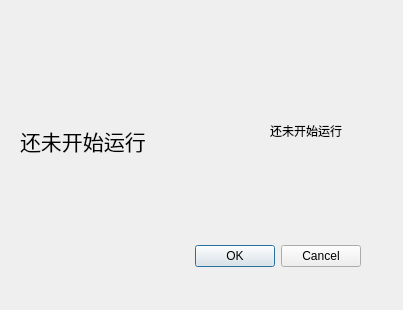
<?xml version="1.0" encoding="UTF-8"?>
<ui version="4.0">
 <class>Dialog</class>
 <widget class="QDialog" name="Dialog">
  <property name="geometry">
   <rect>
    <x>0</x>
    <y>0</y>
    <width>403</width>
    <height>310</height>
   </rect>
  </property>
  <property name="windowTitle">
   <string>Dialog</string>
  </property>
  <widget class="QDialogButtonBox" name="buttonBox">
   <property name="geometry">
    <rect>
     <x>20</x>
     <y>240</y>
     <width>341</width>
     <height>32</height>
    </rect>
   </property>
   <property name="orientation">
    <enum>Qt::Horizontal</enum>
   </property>
   <property name="standardButtons">
    <set>QDialogButtonBox::Cancel|QDialogButtonBox::Ok</set>
   </property>
  </widget>
  <widget class="QLabel" name="label">
   <property name="geometry">
    <rect>
     <x>20</x>
     <y>20</y>
     <width>221</width>
     <height>241</height>
    </rect>
   </property>
   <property name="font">
    <font>
     <pointsize>16</pointsize>
    </font>
   </property>
   <property name="text">
    <string>还未开始运行</string>
   </property>
  </widget>
  <widget class="QLabel" name="label_broken">
   <property name="geometry">
    <rect>
     <x>270</x>
     <y>20</y>
     <width>171</width>
     <height>221</height>
    </rect>
   </property>
   <property name="text">
    <string>还未开始运行</string>
   </property>
  </widget>
 </widget>
 <resources/>
 <connections>
  <connection>
   <sender>buttonBox</sender>
   <signal>accepted()</signal>
   <receiver>Dialog</receiver>
   <slot>accept()</slot>
   <hints>
    <hint type="sourcelabel">
     <x>248</x>
     <y>254</y>
    </hint>
    <hint type="destinationlabel">
     <x>157</x>
     <y>274</y>
    </hint>
   </hints>
  </connection>
  <connection>
   <sender>buttonBox</sender>
   <signal>rejected()</signal>
   <receiver>Dialog</receiver>
   <slot>reject()</slot>
   <hints>
    <hint type="sourcelabel">
     <x>316</x>
     <y>260</y>
    </hint>
    <hint type="destinationlabel">
     <x>286</x>
     <y>274</y>
    </hint>
   </hints>
  </connection>
 </connections>
</ui>
